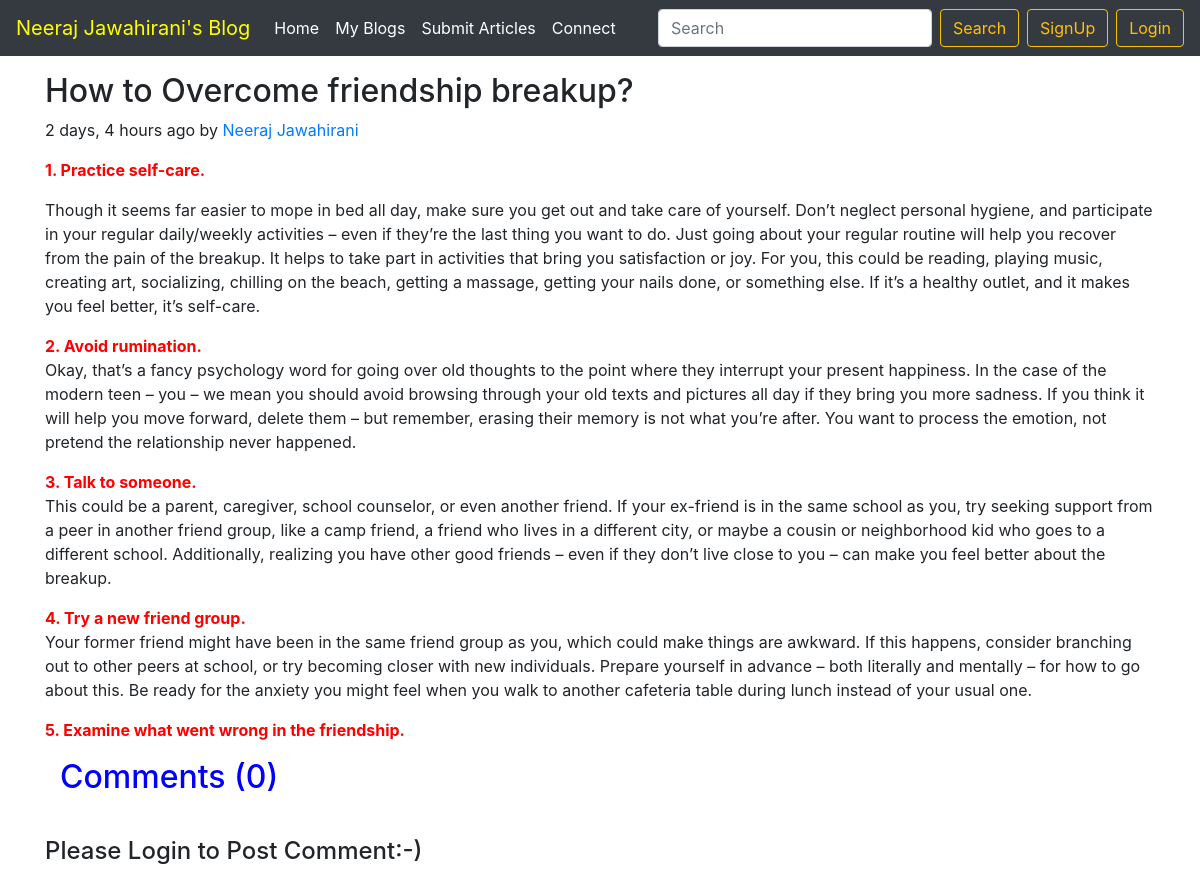
Page /blog/How+to+Overcome+friendship+breakup on the committed database.
### blog/models.py (models this page shows, shortened)
class Post(models.Model):
    sno = models.AutoField(primary_key=True)
    title = models.CharField(max_length=255)
    author = models.CharField(max_length=100)
    slug = models.CharField(max_length=100)
    content = models.TextField()
    timeStamp = models.DateTimeField(blank=True)

### blog/views.py (the view)
# urls.py: path('<str:slug>', views.blogPost, name='blogPost'),
def blogPost(request, slug):
    post = Post.objects.filter(slug=slug).first()
    comments = BlogCommet.objects.filter(post=post)
    context = {'post':post, 'comments': comments, 'user': request.user,}
    return render(request, 'blog/blogPost.html', context)

### templates/blog/blogPost.html (shortened to what this page needs)
{% extends 'base.html'%}
{% block body %}
{% load humanize %}
<div class="container my-3">
      <div class="blog-post">
        <h2 class="blog-post-title">{{post.title}}</h2>
        <p class="blog-post-meta">{{post.timeStamp | naturaltime}} by <a href="#">{{post.author}}</a></p>
</div>
  <p>{{post.content | safe}}</p>
<div class="container">
<h2 style="color:blue"> Comments ({{comments.count}})</h2>
<br>
</div>
<div class="my-2">
{% if user.is_authenticated %}
<form action="/blog/postComment" method="post">
{% csrf_token %}
  <div class="form-group">
    <label for="comment">Post Your Comment Here!</label>
    <input type="text" class="form-control "name="comment" placeholder="Comment...">
  </div>
  <input type="hidden"  name="postSno" value="{{post.sno}}">
  <button type="submit" class="btn btn-warning">Submit</button>
</form>
{% else %}
<h4>Please Login to Post Comment:-)</h4>
{% endif %}
</div>
{% endblock body %}

### rows in the picture
Post: title "How to Overcome friendship breakup?", timeStamp "2 days, 4 hours ago", author "Neeraj Jawahirani", content "1. Practice self-care. Though it seems far easier to mope in bed all day, make sure you get out and take care of yourself. Don’t neglect personal hygiene, and participate in your regular daily/weekly activities – even if they’re the last thing you want to do. Just going about your regular routine will help you recover from the pain of the breakup. It helps to take part in activities that bring you satisfaction or joy. For you, this could be reading, playing music, creating art, socializing, chilling on the beach, getting a massage, getting your nails done, or something else. If it’s a healthy outlet, and it makes you feel better, it’s self-care. 2. Avoid rumination. Okay, that’s a fancy…"

### other values in the picture
{{ comments.count }} "0"
